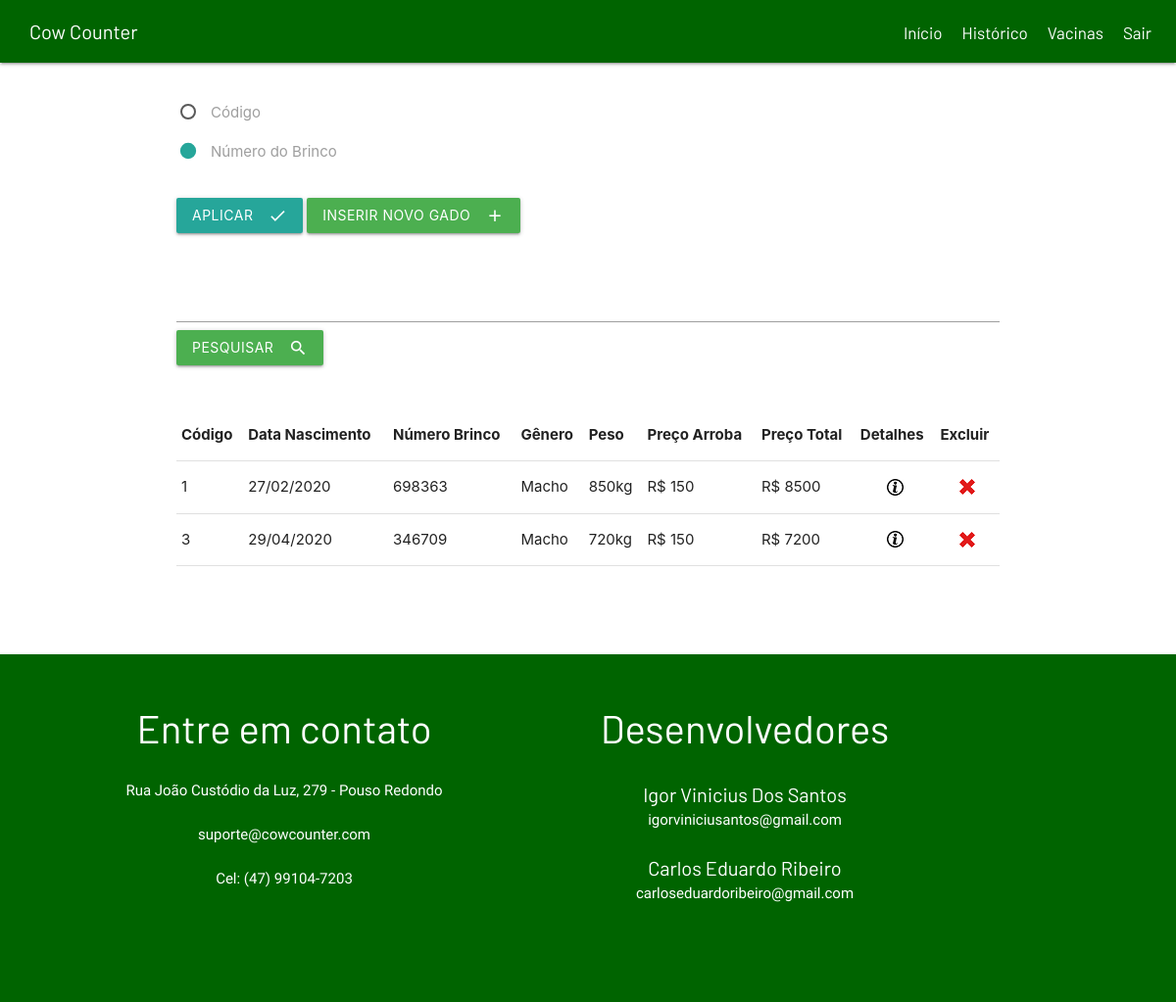
Page /index.php (signed in) on the committed database.
### tables this page shows
CREATE TABLE marca (
  codigo INT NOT NULL AUTO_INCREMENT,
  dataContagem DATE NOT NULL,
  dataNasc DATE NOT NULL,
  numeroBrinco INT NOT NULL,
  genero INT(11) NOT NULL,
  conta INT(11) NOT NULL,
  vendido  INT(11) default 0,
  valorArroba INT NOT NULL,
  pesoKG DOUBLE NOT NULL,
  PRIMARY KEY (codigo),
  foreign key (conta) references contas(id),
  foreign key (genero) references genero(codigo)
  );

### index.php (the view, shortened to what this page needs)
<!DOCTYPE html>
<?php
    $consulta = isset($_POST['consulta']) ? $_POST['consulta'] : "";
?>
<html lang="pt-br">
<head>
    <link rel="stylesheet" href="https://cdnjs.cloudflare.com/ajax/libs/materialize/1.0.0/css/materialize.min.css">
    <link rel="stylesheet" href="css/estilo.css">
</head>
<body>
    <nav>
        <div class="nav-wrapper">
          <a href="index.php" class="logo">Cow Counter</a>
          <ul id="nav-mobile" class="right hide-on-med-and-down">
            <li><a href="index.php">Início</a></li>
            <li><a href="vender.php">Histórico</a></li>
            <li><a href="vacina/index.php">Vacinas</a></li>
            <li><a href="acaoLogin.php?acao=logoff">Sair</a></li>
          </ul>
        </div>
    </nav>
      <div class="container">
<br>
    <form method="post">
        <div class="row">
            <p>
                <label>
                    <span>Código</span>
                </label>
            </p>
            <p>
                <label>
                    <span>Número do Brinco</span>
                </label>
            </p>
        </div>
        <form method="post">
           <button type="submit" value=Pesquisar class="btn waves-effect waves-light" type="submit" name="action">
                Aplicar <i class="material-icons right">check</i>
           </button>
           <a href="cad.php" class="btn waves-effect waves-light green" type="submit" name="action">
                Inserir novo gado <i class="material-icons right">add</i>
            </a>
        </form>
        <br><br>
        <form method="post">
            <input type="text" name="consulta" id="consulta" value="<?php echo $consulta; ?>">
            <button type="submit" value=Pesquisar class="btn waves-effect waves-light green " type="submit" name="action">
                Pesquisar <i class="material-icons right">search</i>
            </button>
        </form>
        <br><br>
        <table border="1" class="highlight">
        <tr>
        <th>Código</th>
        <th>Data Nascimento</th>
        <th>Número Brinco</th>
        <th>Gênero</th>
        <th>Peso</th>
        <th>Preço Arroba</th>
        <th>Preço Total</th>
        <th>Detalhes</th>
        <th>Excluir</th>
    </tr>
    <?php
    $pdo = Conexao::getInstance();
    $consulta = $pdo->query("SELECT * FROM marca
    WHERE numeroBrinco LIKE '$consulta%'");
    while ($linha = $consulta->fetch(PDO::FETCH_ASSOC)) {
        if(!$linha['vendido'] && $linha['conta']== $_SESSION['id']){
        $valorTotal = floor(($linha['pesoKG'] / 15) * $linha['valorArroba']);
    ?>
        <tr>
            <td><?php echo $linha['codigo'];?></td>
            <td><?php echo date("d/m/Y", strtotime($linha['dataNasc']));?></td>
            <td><?php echo $linha['numeroBrinco'];?></td>
            <td><?php if($linha['genero']==1){ echo "Macho"; }else if($linha['genero']==2){ echo "Femea"; } ?></td>
            <td><?php echo $linha['pesoKG'];?>kg</td>
            <?php echo "<td> R$ {$linha['valorArroba']}</td>";?>
            <?php echo "<td> R$ {$valorTotal}</td>";?>
            <td><a href='show.php?id=<?php echo $linha['codigo'];?>'> <img class="icon" src="img/details/details.png" alt=""> </a></td>
            <td><a href="javascript:excluirRegistro('acao.php?acao=excluir&codigo=<?php echo $linha['codigo'];?>')"><img class="icon" src="img/excluir/excluir4.png" alt=""></a></td>
        </tr>
   <?php }} ?>
    </table>
    </div>
<br><br><br><br>
        <section class="footer">
        <div class="container">
        <div class="c1">
            <br><br>
            <div class="contato">Entre em contato</div><br>
            <div class="c11">
                Rua João Custódio da Luz, 279 - Pouso Redondo<br><br>
                suporte@cowcounter.com<br><br>
                Cel: (47) 99104-7203
            </div>
        </div>
        <br><br>
        <div class="desenvolvedores">Desenvolvedores</div><br>
        <div class="desen">
            <div class="d1">Igor Vinicius Dos Santos</div>
            <div class="d2">igorviniciusantos@gmail.com<br><br></div>
            <div class="d1">Carlos Eduardo Ribeiro</div>
            <div class="d2">carloseduardoribeiro@gmail.com</div>
        </div>
    </section>
</body>
</html>

### css/estilo.css (style rules this page uses)
.nav-wrapper { background: #006400; }
.logo { color: white; font-family: Barlow; float: left; position: relative; left: 30px; font-size: 20px; }
nav { font-family: Barlow; }
nav ul { float: right; margin-right: 15px; }
nav ul li { display: inline-block; line-height: 52px; margin: 1 4px; }
nav ul li a { color: white; font-size: 17px; padding: 7px 10px; border-radius: 3px; }
.icon { display: block; margin-left: auto; margin-right: auto; }
.footer { color: white; height: 355px; background-color: #006400; font-family: Barlow; }
.c1 { height: 100%; float: left; width: 50%; text-align: center; margin-left: -100px; }
.c11 { text-align: center; font-size: 15px; font-family: Raleway ; }
.contato { font-size: 40px; }
.desen { height: 100%; text-align: center; }
.desenvolvedores { font-size: 40px; text-align: center; height: 100%; }
.d1 { font-family: Barlow; font-size: 20px; text-align: center; }
.d2 { font-family: Raleway; font-size: 15px; text-align: center; }

### rows in the picture
marca: codigo "1", dataNasc "27/02/2020", numeroBrinco "698363", shows "Macho", pesoKG "850", valorArroba "150", valorTotal "8500", vendido 0 (drawn)
marca: codigo "3", dataNasc "29/04/2020", numeroBrinco "346709", shows "Macho", pesoKG "720", valorArroba "150", valorTotal "7200", vendido 0 (drawn)
